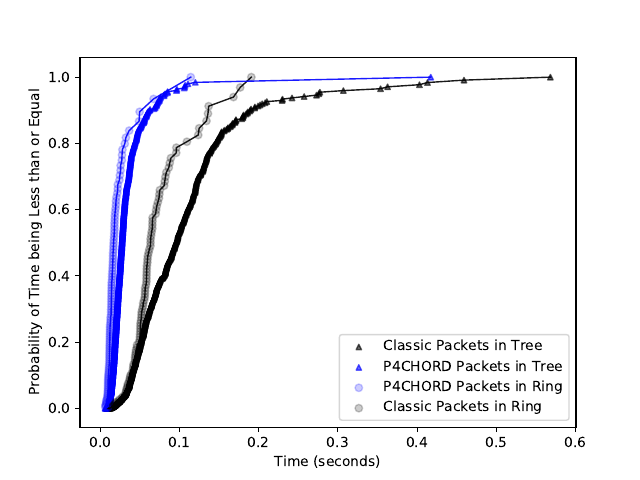

Generate this figure with Python:
import numpy as np
import matplotlib.pyplot as plt
import os
import sys
import glob
import json
from operator import add

logs= (glob.glob("../compare_classic_v_dataplane/test_logs/tree_time_1000/*.json"))

ring_logs=(glob.glob("../compare_classic_v_dataplane/test_logs/time_ring/*.json"))

i_sum=0
d_sum=0
d_sum_ring=0
i_sum_ring=0


results=list()
dht_list=list()
results_ring=list()
dht_list_ring=list()
for log in logs:
    with open(log, "r") as l:
        tests=json.load(l)
    test=tests["ip"]

    for i in test:
        counter=i.split("*")[0]
        counter=-1*float(counter)
        #print (counter, i_sum)
        i_sum+=counter
        results.append(counter)
    test=tests["dht"]

    for i in test:

        counter=-1*float(i)
        d_sum+=counter
        dht_list.append(counter)
print (len(results), i_sum, "classic", i_sum/len(results))
print (len(dht_list), d_sum ,"dht", d_sum/len(dht_list))
for log in ring_logs:
    with open(log, "r") as l:
        tests=json.load(l)
    test=tests["ip"]

    for i in test:
        if len(results_ring)>=101:
            break
        counter=-1*float(i)
        #print (counter, i_sum)
        i_sum_ring+=counter
        results_ring.append(counter)
    test=tests["dht"]

    for i in test:
        if len(dht_list_ring)>=101:
            break
        counter=-1*float(i)
        d_sum_ring+=counter
        dht_list_ring.append(counter)

dht=list()
packets_sent=list()
host=list()
host_ring=list()
dht_ring=list()
dht_list.sort()
results.sort()
dht_list_ring.sort()
results_ring.sort()


for i in dht_list:
    dht.append(i/d_sum)
for i in results:
    host.append(i/i_sum)
for i in dht_list_ring:
    dht_ring.append(i/d_sum_ring)
for i in results_ring:
    host_ring.append(i/i_sum_ring)
host=np.cumsum(host)
dht=np.cumsum(dht)
dht_ring=np.cumsum(dht_ring)
host_ring=np.cumsum(host_ring)


#print("test again", dht[-1], host[-1])
#print (dht_list[-1], results[-1], "test")
host.sort()
dht.sort()
#print (dht_list)
#print (d_sum)
#print (i_sum)
#print (len(results), len(dht_list))
p=0
hosts=0

#print (hosts/800)


fig, ax = plt.subplots()
#plt.rc('text', usetex=True)
# Using set_dashes() to modify dashing of an existing line
line1= ax.scatter(x=results,y= host, c="black", s=15,  alpha=.6, label="Classic Packets in Tree", marker="^")
 # 2pt line, 2pt break, 10pt line, 2pt break

# Using plot(..., dashes=...) to set the dashing when creating a line
line2= ax.scatter(x=dht_list, y=dht, s=15, alpha=.6, label="P4CHORD Packets in Tree",  marker="^", c="b")

line3=ax.scatter(x=dht_list_ring, y=dht_ring, s=30, alpha=.2, label="P4CHORD Packets in Ring",  marker="o", c="b")

line4= ax.scatter(x=results_ring,y= host_ring, c="black", s=30,  alpha=.2, label="Classic Packets in Ring", marker="o")
ax.plot(results, host, c="black", alpha=.9,linewidth=1)
ax.plot(results_ring, host_ring, c="black", alpha=.9,linewidth=1)
 # 2pt line, 2pt break, 10pt line, 2pt break

# Using plot(..., dashes=...) to set the dashing when creating a line
ax.plot(dht_list, dht, c="b", alpha=.9, linewidth=1)
ax.plot(dht_list_ring, dht_ring, c="b", alpha=.9, linewidth=1)




ax.set_xlabel("Time (seconds)")
ax.set_ylabel("Probability of Time being Less than or Equal")
ax.legend()
plt.savefig("time_v_packets_cdf.pdf")
plt.show()
